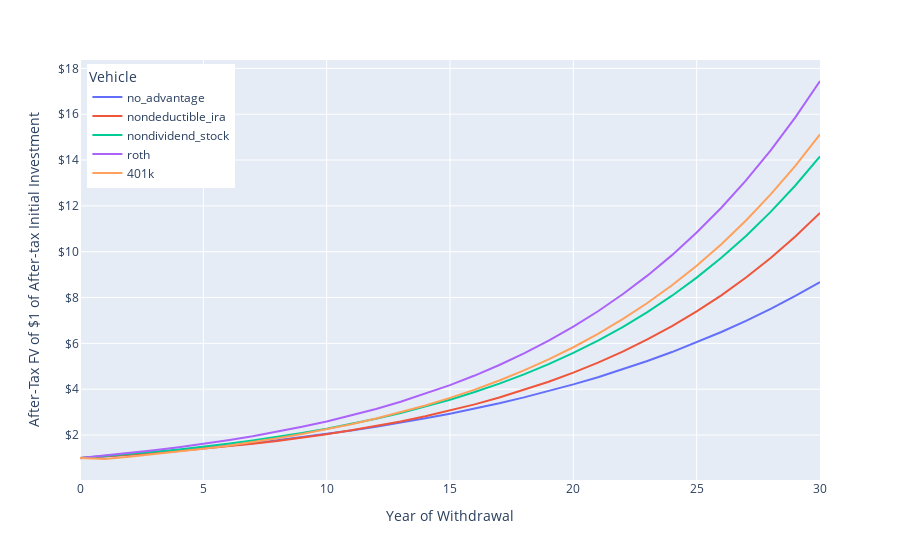

Write notebook code for a chart like this one.
### Code cell
# Parameters (higher future ordinary rates)
T_OI_0 = 0.25
T_CG_0 = 0.20
T_OI_T = 0.35
T_CG_T = 0.20
RET = 0.10
HORIZON = 30

# Create dataframe with accumulations each year
cols = ['no_advantage','nondeductible_ira','nondividend_stock','roth','401k']
df = pd.DataFrame(dtype=float,columns=cols,index=np.arange(HORIZON+1))
for t in np.arange(HORIZON+1):
    for c in cols:
        df.loc[t,c] = post_tax_return(c,T_OI_0,T_CG_0,T_OI_T,T_CG_T,RET,t)

# Plot the data
df = df.stack().reset_index()
df.columns = ['Year','Vehicle','Withdrawal']
fig = px.line(df, x='Year',y='Withdrawal',color='Vehicle',custom_data=['Vehicle'])
fig.layout.xaxis['title'] = 'Year of Withdrawal'
fig.update_yaxes(
    title='After-Tax FV of $1 of After-tax Initial Investment',
    tickformat='$,.0f'
)
string = '%{customdata}<br>$%{y:,.2f}<extra></extra>'
fig.update_traces(hovertemplate=string)
fig.update_layout(hovermode="x unified")
fig.update_layout(legend=dict(
    yanchor="top",
    y=0.99,
    xanchor="left",
    x=0.01
    ))
fig.show()

### Figure 1 — Plotly figure (JSON) as saved in the notebook; plotly's stock layout.template omitted (floating-point values rounded to 4 significant figures)
{"data": [{"customdata": [["no_advantage"], ["no_advantage"], ["no_advantage"], ["no_advantage"], ["no_advantage"], ["no_advantage"], ["no_advantage"], ["no_advantage"], ["no_advantage"], ["no_advantage"], ["no_advantage"], ["no_advantage"], ["no_advantage"], ["no_advantage"], ["no_advantage"], ["no_advantage"], ["no_advantage"], ["no_advantage"], ["no_advantage"], ["no_advantage"], ["no_advantage"], ["no_advantage"], ["no_advantage"], ["no_advantage"], ["no_advantage"], ["no_advantage"], ["no_advantage"], ["no_advantage"], ["no_advantage"], ["no_advantage"], ["no_advantage"]], "hovertemplate": "%{customdata}<br>$%{y:,.2f}<extra></extra>", "legendgroup": "no_advantage", "line": {"color": "#636efa", "dash": "solid"}, "marker": {"symbol": "circle"}, "mode": "lines", "name": "no_advantage", "orientation": "v", "showlegend": true, "type": "scatter", "x": [0, 1, 2, 3, 4, 5, 6, 7, 8, 9, 10, 11, 12, 13, 14, 15, 16, 17, 18, 19, 20, 21, 22, 23, 24, 25, 26, 27, 28, 29, 30], "xaxis": "x", "y": [0.9907, 1.065, 1.145, 1.231, 1.323, 1.422, 1.529, 1.644, 1.767, 1.899, 2.042, 2.195, 2.36, 2.537, 2.727, 2.931, 3.151, 3.388, 3.642, 3.915, 4.208, 4.524, 4.863, 5.228, 5.62, 6.042, 6.495, 6.982, 7.505, 8.068, 8.674], "yaxis": "y"}, {"customdata": [["nondeductible_ira"], ["nondeductible_ira"], ["nondeductible_ira"], ["nondeductible_ira"], ["nondeductible_ira"], ["nondeductible_ira"], ["nondeductible_ira"], ["nondeductible_ira"], ["nondeductible_ira"], ["nondeductible_ira"], ["nondeductible_ira"], ["nondeductible_ira"], ["nondeductible_ira"], ["nondeductible_ira"], ["nondeductible_ira"], ["nondeductible_ira"], ["nondeductible_ira"], ["nondeductible_ira"], ["nondeductible_ira"], ["nondeductible_ira"], ["nondeductible_ira"], ["nondeductible_ira"], ["nondeductible_ira"], ["nondeductible_ira"], ["nondeductible_ira"], ["nondeductible_ira"], ["nondeductible_ira"], ["nondeductible_ira"], ["nondeductible_ira"], ["nondeductible_ira"], ["nondeductible_ira"]], "hovertemplate": "%{customdata}<br>$%{y:,.2f}<extra></extra>", "legendgroup": "nondeductible_ira", "line": {"color": "#EF553B", "dash": "solid"}, "marker": {"symbol": "circle"}, "mode": "lines", "name": "nondeductible_ira", "orientation": "v", "showlegend": true, "type": "scatter", "x": [0, 1, 2, 3, 4, 5, 6, 7, 8, 9, 10, 11, 12, 13, 14, 15, 16, 17, 18, 19, 20, 21, 22, 23, 24, 25, 26, 27, 28, 29, 30], "xaxis": "x", "y": [1, 1.065, 1.137, 1.215, 1.302, 1.397, 1.502, 1.617, 1.743, 1.883, 2.036, 2.205, 2.39, 2.594, 2.818, 3.065, 3.337, 3.635, 3.964, 4.325, 4.723, 5.16, 5.641, 6.17, 6.752, 7.393, 8.097, 8.871, 9.724, 10.66, 11.69], "yaxis": "y"}, {"customdata": [["nondividend_stock"], ["nondividend_stock"], ["nondividend_stock"], ["nondividend_stock"], ["nondividend_stock"], ["nondividend_stock"], ["nondividend_stock"], ["nondividend_stock"], ["nondividend_stock"], ["nondividend_stock"], ["nondividend_stock"], ["nondividend_stock"], ["nondividend_stock"], ["nondividend_stock"], ["nondividend_stock"], ["nondividend_stock"], ["nondividend_stock"], ["nondividend_stock"], ["nondividend_stock"], ["nondividend_stock"], ["nondividend_stock"], ["nondividend_stock"], ["nondividend_stock"], ["nondividend_stock"], ["nondividend_stock"], ["nondividend_stock"], ["nondividend_stock"], ["nondividend_stock"], ["nondividend_stock"], ["nondividend_stock"], ["nondividend_stock"]], "hovertemplate": "%{customdata}<br>$%{y:,.2f}<extra></extra>", "legendgroup": "nondividend_stock", "line": {"color": "#00cc96", "dash": "solid"}, "marker": {"symbol": "circle"}, "mode": "lines", "name": "nondividend_stock", "orientation": "v", "showlegend": true, "type": "scatter", "x": [0, 1, 2, 3, 4, 5, 6, 7, 8, 9, 10, 11, 12, 13, 14, 15, 16, 17, 18, 19, 20, 21, 22, 23, 24, 25, 26, 27, 28, 29, 30], "xaxis": "x", "y": [1, 1.08, 1.168, 1.265, 1.371, 1.488, 1.617, 1.759, 1.915, 2.086, 2.275, 2.482, 2.711, 2.962, 3.238, 3.542, 3.876, 4.244, 4.648, 5.093, 5.582, 6.12, 6.712, 7.363, 8.08, 8.868, 9.735, 10.69, 11.74, 12.89, 14.16], "yaxis": "y"}, {"customdata": [["roth"], ["roth"], ["roth"], ["roth"], ["roth"], ["roth"], ["roth"], ["roth"], ["roth"], ["roth"], ["roth"], ["roth"], ["roth"], ["roth"], ["roth"], ["roth"], ["roth"], ["roth"], ["roth"], ["roth"], ["roth"], ["roth"], ["roth"], ["roth"], ["roth"], ["roth"], ["roth"], ["roth"], ["roth"], ["roth"], ["roth"]], "hovertemplate": "%{customdata}<br>$%{y:,.2f}<extra></extra>", "legendgroup": "roth", "line": {"color": "#ab63fa", "dash": "solid"}, "marker": {"symbol": "circle"}, "mode": "lines", "name": "roth", "orientation": "v", "showlegend": true, "type": "scatter", "x": [0, 1, 2, 3, 4, 5, 6, 7, 8, 9, 10, 11, 12, 13, 14, 15, 16, 17, 18, 19, 20, 21, 22, 23, 24, 25, 26, 27, 28, 29, 30], "xaxis": "x", "y": [1, 1.1, 1.21, 1.331, 1.464, 1.611, 1.772, 1.949, 2.144, 2.358, 2.594, 2.853, 3.138, 3.452, 3.797, 4.177, 4.595, 5.054, 5.56, 6.116, 6.727, 7.4, 8.14, 8.954, 9.85, 10.83, 11.92, 13.11, 14.42, 15.86, 17.45], "yaxis": "y"}, {"customdata": [["401k"], ["401k"], ["401k"], ["401k"], ["401k"], ["401k"], ["401k"], ["401k"], ["401k"], ["401k"], ["401k"], ["401k"], ["401k"], ["401k"], ["401k"], ["401k"], ["401k"], ["401k"], ["401k"], ["401k"], ["401k"], ["401k"], ["401k"], ["401k"], ["401k"], ["401k"], ["401k"], ["401k"], ["401k"], ["401k"], ["401k"]], "hovertemplate": "%{customdata}<br>$%{y:,.2f}<extra></extra>", "legendgroup": "401k", "line": {"color": "#FFA15A", "dash": "solid"}, "marker": {"symbol": "circle"}, "mode": "lines", "name": "401k", "orientation": "v", "showlegend": true, "type": "scatter", "x": [0, 1, 2, 3, 4, 5, 6, 7, 8, 9, 10, 11, 12, 13, 14, 15, 16, 17, 18, 19, 20, 21, 22, 23, 24, 25, 26, 27, 28, 29, 30], "xaxis": "x", "y": [1, 0.9533, 1.049, 1.154, 1.269, 1.396, 1.535, 1.689, 1.858, 2.044, 2.248, 2.473, 2.72, 2.992, 3.291, 3.62, 3.982, 4.381, 4.819, 5.3, 5.83, 6.414, 7.055, 7.76, 8.536, 9.39, 10.33, 11.36, 12.5, 13.75, 15.12], "yaxis": "y"}], "layout": {"hovermode": "x unified", "legend": {"title": {"text": "Vehicle"}, "tracegroupgap": 0, "x": 0.01, "xanchor": "left", "y": 0.99, "yanchor": "top"}, "margin": {"t": 60}, "xaxis": {"anchor": "y", "domain": [0, 1], "title": {"text": "Year of Withdrawal"}}, "yaxis": {"anchor": "x", "domain": [0, 1], "tickformat": "$,.0f", "title": {"text": "After-Tax FV of $1 of After-tax Initial Investment"}}}}
